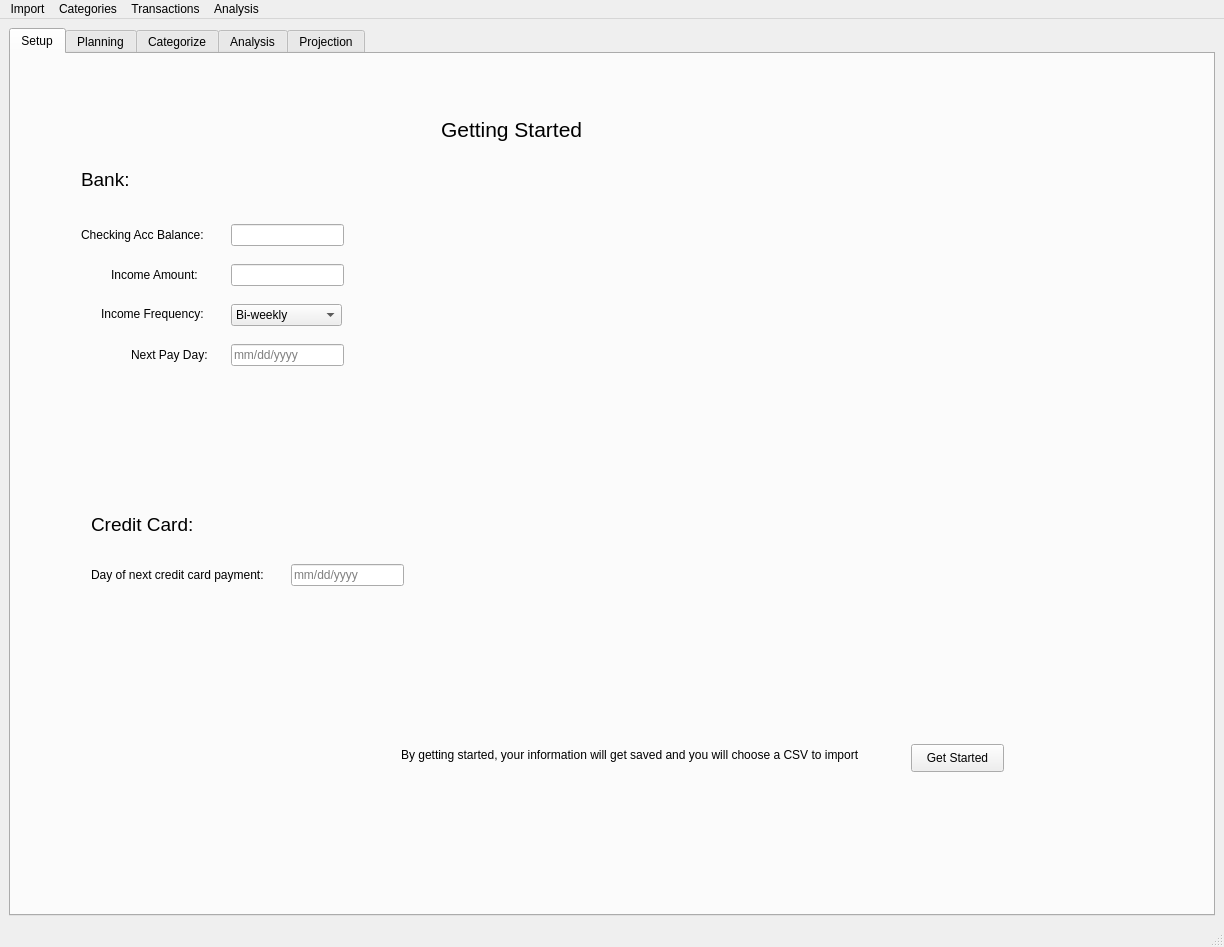
<?xml version="1.0" encoding="UTF-8"?>
<ui version="4.0">
 <class>MainWindow</class>
 <widget class="QMainWindow" name="MainWindow">
  <property name="geometry">
   <rect>
    <x>0</x>
    <y>0</y>
    <width>1224</width>
    <height>947</height>
   </rect>
  </property>
  <property name="windowTitle">
   <string>MainWindow</string>
  </property>
  <widget class="QWidget" name="centralwidget">
   <layout class="QGridLayout" name="gridLayout">
    <item row="0" column="0">
     <widget class="QTabWidget" name="TabWidget">
      <property name="acceptDrops">
       <bool>true</bool>
      </property>
      <property name="accessibleName">
       <string/>
      </property>
      <property name="currentIndex">
       <number>0</number>
      </property>
      <widget class="QWidget" name="Setup">
       <attribute name="title">
        <string>Setup</string>
       </attribute>
       <widget class="QPushButton" name="importCSVBtn">
        <property name="geometry">
         <rect>
          <x>900</x>
          <y>690</y>
          <width>93</width>
          <height>28</height>
         </rect>
        </property>
        <property name="text">
         <string>Get Started</string>
        </property>
       </widget>
       <widget class="QLabel" name="label_9">
        <property name="geometry">
         <rect>
          <x>430</x>
          <y>50</y>
          <width>201</width>
          <height>51</height>
         </rect>
        </property>
        <property name="font">
         <font>
          <pointsize>16</pointsize>
         </font>
        </property>
        <property name="text">
         <string>Getting Started</string>
        </property>
       </widget>
       <widget class="QLabel" name="label_12">
        <property name="geometry">
         <rect>
          <x>70</x>
          <y>110</y>
          <width>171</width>
          <height>31</height>
         </rect>
        </property>
        <property name="font">
         <font>
          <pointsize>14</pointsize>
         </font>
        </property>
        <property name="text">
         <string>Bank:</string>
        </property>
       </widget>
       <widget class="QLabel" name="label_13">
        <property name="geometry">
         <rect>
          <x>100</x>
          <y>210</y>
          <width>111</width>
          <height>21</height>
         </rect>
        </property>
        <property name="text">
         <string>Income Amount:</string>
        </property>
       </widget>
       <widget class="QLineEdit" name="incomeAmount">
        <property name="geometry">
         <rect>
          <x>220</x>
          <y>210</y>
          <width>113</width>
          <height>22</height>
         </rect>
        </property>
       </widget>
       <widget class="QLabel" name="label_14">
        <property name="geometry">
         <rect>
          <x>90</x>
          <y>250</y>
          <width>121</width>
          <height>20</height>
         </rect>
        </property>
        <property name="text">
         <string>Income Frequency:</string>
        </property>
       </widget>
       <widget class="QComboBox" name="freqPayDay">
        <property name="geometry">
         <rect>
          <x>220</x>
          <y>250</y>
          <width>111</width>
          <height>22</height>
         </rect>
        </property>
        <item>
         <property name="text">
          <string>Bi-weekly</string>
         </property>
        </item>
        <item>
         <property name="text">
          <string>Weekly</string>
         </property>
        </item>
        <item>
         <property name="text">
          <string>Monthly</string>
         </property>
        </item>
       </widget>
       <widget class="QLabel" name="label_15">
        <property name="geometry">
         <rect>
          <x>120</x>
          <y>290</y>
          <width>81</width>
          <height>21</height>
         </rect>
        </property>
        <property name="text">
         <string>Next Pay Day:</string>
        </property>
       </widget>
       <widget class="QLabel" name="label_16">
        <property name="geometry">
         <rect>
          <x>80</x>
          <y>500</y>
          <width>201</width>
          <height>41</height>
         </rect>
        </property>
        <property name="text">
         <string>Day of next credit card payment:</string>
        </property>
       </widget>
       <widget class="QLabel" name="label_17">
        <property name="geometry">
         <rect>
          <x>390</x>
          <y>690</y>
          <width>511</width>
          <height>21</height>
         </rect>
        </property>
        <property name="text">
         <string>By getting started, your information will get saved and you will choose a CSV to import</string>
        </property>
       </widget>
       <widget class="QLineEdit" name="nextPayDay">
        <property name="geometry">
         <rect>
          <x>220</x>
          <y>290</y>
          <width>113</width>
          <height>22</height>
         </rect>
        </property>
        <property name="placeholderText">
         <string>mm/dd/yyyy</string>
        </property>
       </widget>
       <widget class="QLineEdit" name="nextCCPayment">
        <property name="geometry">
         <rect>
          <x>280</x>
          <y>510</y>
          <width>113</width>
          <height>22</height>
         </rect>
        </property>
        <property name="placeholderText">
         <string>mm/dd/yyyy</string>
        </property>
       </widget>
       <widget class="QLabel" name="label_18">
        <property name="geometry">
         <rect>
          <x>80</x>
          <y>450</y>
          <width>231</width>
          <height>41</height>
         </rect>
        </property>
        <property name="font">
         <font>
          <pointsize>14</pointsize>
         </font>
        </property>
        <property name="text">
         <string>Credit Card:</string>
        </property>
       </widget>
       <widget class="QLabel" name="label_19">
        <property name="geometry">
         <rect>
          <x>70</x>
          <y>170</y>
          <width>131</width>
          <height>21</height>
         </rect>
        </property>
        <property name="text">
         <string>Checking Acc Balance:</string>
        </property>
       </widget>
       <widget class="QLineEdit" name="checkingAccBal">
        <property name="geometry">
         <rect>
          <x>220</x>
          <y>170</y>
          <width>113</width>
          <height>22</height>
         </rect>
        </property>
       </widget>
      </widget>
      <widget class="QWidget" name="Planning">
       <attribute name="title">
        <string>Planning</string>
       </attribute>
       <widget class="QTabWidget" name="tabWidget">
        <property name="geometry">
         <rect>
          <x>460</x>
          <y>320</y>
          <width>411</width>
          <height>261</height>
         </rect>
        </property>
        <property name="currentIndex">
         <number>0</number>
        </property>
        <widget class="QWidget" name="tabWidgetPage1">
         <attribute name="title">
          <string/>
         </attribute>
        </widget>
        <widget class="QWidget" name="tabWidgetPage2">
         <attribute name="title">
          <string/>
         </attribute>
        </widget>
       </widget>
       <widget class="QLineEdit" name="namePlannedT">
        <property name="geometry">
         <rect>
          <x>130</x>
          <y>90</y>
          <width>141</width>
          <height>21</height>
         </rect>
        </property>
        <property name="placeholderText">
         <string>Name</string>
        </property>
       </widget>
       <widget class="QLineEdit" name="amountPlannedT">
        <property name="geometry">
         <rect>
          <x>130</x>
          <y>170</y>
          <width>141</width>
          <height>21</height>
         </rect>
        </property>
        <property name="placeholderText">
         <string>Amount</string>
        </property>
       </widget>
       <widget class="QLabel" name="frequencyLabel">
        <property name="geometry">
         <rect>
          <x>130</x>
          <y>205</y>
          <width>261</width>
          <height>21</height>
         </rect>
        </property>
        <property name="font">
         <font>
          <pointsize>10</pointsize>
         </font>
        </property>
        <property name="text">
         <string>Recurring or singular expenditure:</string>
        </property>
       </widget>
       <widget class="QLabel" name="label_2">
        <property name="geometry">
         <rect>
          <x>520</x>
          <y>280</y>
          <width>291</width>
          <height>20</height>
         </rect>
        </property>
        <property name="font">
         <font>
          <pointsize>10</pointsize>
         </font>
        </property>
        <property name="text">
         <string>Categories with planned expenditures</string>
        </property>
       </widget>
       <widget class="QPushButton" name="savePlannedT">
        <property name="geometry">
         <rect>
          <x>130</x>
          <y>520</y>
          <width>113</width>
          <height>32</height>
         </rect>
        </property>
        <property name="text">
         <string>Save</string>
        </property>
       </widget>
       <widget class="QLabel" name="label_3">
        <property name="geometry">
         <rect>
          <x>130</x>
          <y>50</y>
          <width>141</width>
          <height>31</height>
         </rect>
        </property>
        <property name="font">
         <font>
          <pointsize>10</pointsize>
         </font>
        </property>
        <property name="text">
         <string>Enter expenditure:</string>
        </property>
       </widget>
       <widget class="QComboBox" name="recurrenceComboBox">
        <property name="geometry">
         <rect>
          <x>240</x>
          <y>250</y>
          <width>104</width>
          <height>26</height>
         </rect>
        </property>
        <item>
         <property name="text">
          <string>daily</string>
         </property>
        </item>
        <item>
         <property name="text">
          <string>weekly</string>
         </property>
        </item>
        <item>
         <property name="text">
          <string>bi-Weekly</string>
         </property>
        </item>
        <item>
         <property name="text">
          <string>monthly</string>
         </property>
        </item>
        <item>
         <property name="text">
          <string>quarterly</string>
         </property>
        </item>
        <item>
         <property name="text">
          <string>bi-annually</string>
         </property>
        </item>
        <item>
         <property name="text">
          <string>annually</string>
         </property>
        </item>
       </widget>
       <widget class="QComboBox" name="categoryComboBox">
        <property name="geometry">
         <rect>
          <x>130</x>
          <y>130</y>
          <width>141</width>
          <height>22</height>
         </rect>
        </property>
       </widget>
       <widget class="QPushButton" name="removeBtn">
        <property name="geometry">
         <rect>
          <x>270</x>
          <y>520</y>
          <width>111</width>
          <height>31</height>
         </rect>
        </property>
        <property name="text">
         <string>Remove</string>
        </property>
       </widget>
       <widget class="QLabel" name="label_10">
        <property name="geometry">
         <rect>
          <x>130</x>
          <y>350</y>
          <width>151</width>
          <height>16</height>
         </rect>
        </property>
        <property name="font">
         <font>
          <pointsize>10</pointsize>
         </font>
        </property>
        <property name="text">
         <string>Method of Payment:</string>
        </property>
       </widget>
       <widget class="QWidget" name="verticalLayoutWidget">
        <property name="geometry">
         <rect>
          <x>130</x>
          <y>390</y>
          <width>160</width>
          <height>80</height>
         </rect>
        </property>
        <layout class="QVBoxLayout" name="paymentGroup">
         <item>
          <widget class="QRadioButton" name="creditRadioBtn">
           <property name="text">
            <string>Credit Card</string>
           </property>
          </widget>
         </item>
         <item>
          <widget class="QRadioButton" name="checkingRadioBtn">
           <property name="text">
            <string>Checking Account</string>
           </property>
          </widget>
         </item>
        </layout>
       </widget>
       <widget class="QWidget" name="verticalLayoutWidget_2">
        <property name="geometry">
         <rect>
          <x>130</x>
          <y>240</y>
          <width>91</width>
          <height>80</height>
         </rect>
        </property>
        <layout class="QVBoxLayout" name="frequencyLayout">
         <item>
          <widget class="QRadioButton" name="recurringBtn">
           <property name="text">
            <string>Recurring</string>
           </property>
          </widget>
         </item>
         <item>
          <widget class="QRadioButton" name="singularBtn">
           <property name="text">
            <string>Singular</string>
           </property>
          </widget>
         </item>
        </layout>
       </widget>
       <widget class="QCalendarWidget" name="calendarWidget">
        <property name="geometry">
         <rect>
          <x>460</x>
          <y>40</y>
          <width>391</width>
          <height>211</height>
         </rect>
        </property>
       </widget>
      </widget>
      <widget class="QWidget" name="Categorize">
       <attribute name="title">
        <string>Categorize</string>
       </attribute>
       <widget class="QLabel" name="instructionsLabel">
        <property name="geometry">
         <rect>
          <x>230</x>
          <y>20</y>
          <width>471</width>
          <height>21</height>
         </rect>
        </property>
        <property name="font">
         <font>
          <pointsize>12</pointsize>
          <weight>75</weight>
          <bold>true</bold>
         </font>
        </property>
        <property name="text">
         <string>Create New Categories and Sort Transactions</string>
        </property>
        <property name="alignment">
         <set>Qt::AlignCenter</set>
        </property>
       </widget>
       <widget class="QLabel" name="listLabel">
        <property name="geometry">
         <rect>
          <x>670</x>
          <y>60</y>
          <width>91</width>
          <height>41</height>
         </rect>
        </property>
        <property name="font">
         <font>
          <pointsize>10</pointsize>
          <weight>75</weight>
          <bold>true</bold>
         </font>
        </property>
        <property name="text">
         <string>Categories</string>
        </property>
       </widget>
       <widget class="QLabel" name="label">
        <property name="geometry">
         <rect>
          <x>120</x>
          <y>70</y>
          <width>211</width>
          <height>16</height>
         </rect>
        </property>
        <property name="font">
         <font>
          <pointsize>10</pointsize>
          <weight>75</weight>
          <bold>true</bold>
         </font>
        </property>
        <property name="text">
         <string>Unhandled Transactions</string>
        </property>
       </widget>
       <widget class="QTabWidget" name="categoryWidget">
        <property name="geometry">
         <rect>
          <x>500</x>
          <y>100</y>
          <width>421</width>
          <height>361</height>
         </rect>
        </property>
        <property name="acceptDrops">
         <bool>true</bool>
        </property>
        <property name="currentIndex">
         <number>0</number>
        </property>
        <widget class="QWidget" name="tab1">
         <attribute name="title">
          <string>Category</string>
         </attribute>
        </widget>
        <widget class="QWidget" name="tab2">
         <attribute name="title">
          <string>Category</string>
         </attribute>
        </widget>
       </widget>
       <widget class="QTableWidget" name="tableWidget">
        <property name="geometry">
         <rect>
          <x>30</x>
          <y>100</y>
          <width>441</width>
          <height>421</height>
         </rect>
        </property>
        <property name="dragEnabled">
         <bool>true</bool>
        </property>
        <column>
         <property name="text">
          <string>ID</string>
         </property>
        </column>
        <column>
         <property name="text">
          <string>Date</string>
         </property>
        </column>
        <column>
         <property name="text">
          <string>Location</string>
         </property>
        </column>
        <column>
         <property name="text">
          <string>Amount</string>
         </property>
        </column>
       </widget>
       <widget class="QWidget" name="gridLayoutWidget">
        <property name="geometry">
         <rect>
          <x>510</x>
          <y>470</y>
          <width>409</width>
          <height>71</height>
         </rect>
        </property>
        <layout class="QGridLayout" name="gridLayout_3">
         <item row="0" column="1">
          <widget class="QLabel" name="categoryAllotted">
           <property name="font">
            <font>
             <pointsize>12</pointsize>
            </font>
           </property>
           <property name="text">
            <string/>
           </property>
          </widget>
         </item>
         <item row="0" column="0">
          <widget class="QLabel" name="label_4">
           <property name="font">
            <font>
             <pointsize>10</pointsize>
            </font>
           </property>
           <property name="text">
            <string>$ Allotted:</string>
           </property>
          </widget>
         </item>
         <item row="1" column="2">
          <widget class="QPushButton" name="undoBtn">
           <property name="text">
            <string>Undo</string>
           </property>
          </widget>
         </item>
         <item row="1" column="3">
          <widget class="QPushButton" name="deleteCategory">
           <property name="text">
            <string>Delete</string>
           </property>
          </widget>
         </item>
         <item row="1" column="1">
          <widget class="QPushButton" name="editCategory">
           <property name="text">
            <string>Edit</string>
           </property>
          </widget>
         </item>
         <item row="1" column="0">
          <widget class="QPushButton" name="openCatPopUp">
           <property name="text">
            <string>New Category</string>
           </property>
          </widget>
         </item>
         <item row="0" column="2">
          <widget class="QLabel" name="label_8">
           <property name="font">
            <font>
             <pointsize>10</pointsize>
            </font>
           </property>
           <property name="text">
            <string>$ Spent:</string>
           </property>
          </widget>
         </item>
         <item row="0" column="3">
          <widget class="QLabel" name="categorySpent">
           <property name="font">
            <font>
             <pointsize>12</pointsize>
            </font>
           </property>
           <property name="text">
            <string/>
           </property>
          </widget>
         </item>
        </layout>
       </widget>
      </widget>
      <widget class="QWidget" name="Analysis">
       <attribute name="title">
        <string>Analysis</string>
       </attribute>
       <widget class="QTableWidget" name="categoryAnalysisTable">
        <property name="geometry">
         <rect>
          <x>80</x>
          <y>90</y>
          <width>801</width>
          <height>341</height>
         </rect>
        </property>
        <property name="autoFillBackground">
         <bool>false</bool>
        </property>
        <property name="editTriggers">
         <set>QAbstractItemView::NoEditTriggers</set>
        </property>
        <property name="textElideMode">
         <enum>Qt::ElideRight</enum>
        </property>
        <column>
         <property name="text">
          <string>Category</string>
         </property>
        </column>
        <column>
         <property name="text">
          <string>$ Allotted</string>
         </property>
        </column>
        <column>
         <property name="text">
          <string>$ Spent</string>
         </property>
        </column>
        <column>
         <property name="text">
          <string>$ Planned</string>
         </property>
        </column>
        <column>
         <property name="text">
          <string>Balance</string>
         </property>
        </column>
       </widget>
       <widget class="QLabel" name="spendingLabel">
        <property name="geometry">
         <rect>
          <x>340</x>
          <y>20</y>
          <width>281</width>
          <height>51</height>
         </rect>
        </property>
        <property name="font">
         <font>
          <pointsize>20</pointsize>
         </font>
        </property>
        <property name="text">
         <string>Spending Analysis</string>
        </property>
        <property name="alignment">
         <set>Qt::AlignCenter</set>
        </property>
       </widget>
       <widget class="QLabel" name="label_5">
        <property name="geometry">
         <rect>
          <x>80</x>
          <y>480</y>
          <width>171</width>
          <height>51</height>
         </rect>
        </property>
        <property name="font">
         <font>
          <pointsize>10</pointsize>
         </font>
        </property>
        <property name="text">
         <string>Total Amount Spent:</string>
        </property>
       </widget>
       <widget class="QLabel" name="amountSpentLabel">
        <property name="geometry">
         <rect>
          <x>250</x>
          <y>480</y>
          <width>101</width>
          <height>51</height>
         </rect>
        </property>
        <property name="font">
         <font>
          <pointsize>12</pointsize>
         </font>
        </property>
        <property name="text">
         <string>TextLabel</string>
        </property>
       </widget>
       <widget class="QLabel" name="label_6">
        <property name="geometry">
         <rect>
          <x>370</x>
          <y>490</y>
          <width>241</width>
          <height>31</height>
         </rect>
        </property>
        <property name="font">
         <font>
          <pointsize>10</pointsize>
         </font>
        </property>
        <property name="text">
         <string>Percentage of Monthly Budget:</string>
        </property>
       </widget>
       <widget class="QLabel" name="percentageSpentLabel">
        <property name="geometry">
         <rect>
          <x>610</x>
          <y>480</y>
          <width>91</width>
          <height>51</height>
         </rect>
        </property>
        <property name="font">
         <font>
          <pointsize>12</pointsize>
         </font>
        </property>
        <property name="text">
         <string>TextLabel</string>
        </property>
       </widget>
       <widget class="QPushButton" name="plotWindow">
        <property name="geometry">
         <rect>
          <x>730</x>
          <y>470</y>
          <width>151</width>
          <height>51</height>
         </rect>
        </property>
        <property name="text">
         <string>Open Visuals Menu</string>
        </property>
       </widget>
      </widget>
      <widget class="QWidget" name="Projection">
       <attribute name="title">
        <string>Projection</string>
       </attribute>
       <widget class="QWidget" name="predictionWidget" native="true">
        <property name="geometry">
         <rect>
          <x>50</x>
          <y>260</y>
          <width>871</width>
          <height>321</height>
         </rect>
        </property>
       </widget>
       <widget class="QLabel" name="label_11">
        <property name="geometry">
         <rect>
          <x>390</x>
          <y>210</y>
          <width>191</width>
          <height>31</height>
         </rect>
        </property>
        <property name="font">
         <font>
          <pointsize>14</pointsize>
         </font>
        </property>
        <property name="text">
         <string>Predictive Analysis</string>
        </property>
       </widget>
       <widget class="QLabel" name="label_7">
        <property name="geometry">
         <rect>
          <x>40</x>
          <y>50</y>
          <width>158</width>
          <height>16</height>
         </rect>
        </property>
        <property name="text">
         <string>Checking Account Balance</string>
        </property>
       </widget>
      </widget>
     </widget>
    </item>
   </layout>
  </widget>
  <widget class="QMenuBar" name="menubar">
   <property name="geometry">
    <rect>
     <x>0</x>
     <y>0</y>
     <width>1224</width>
     <height>26</height>
    </rect>
   </property>
   <widget class="QMenu" name="menuImport">
    <property name="title">
     <string>Import</string>
    </property>
   </widget>
   <widget class="QMenu" name="menuCategories">
    <property name="title">
     <string>Categories</string>
    </property>
   </widget>
   <widget class="QMenu" name="menuTransactions">
    <property name="title">
     <string>Transactions</string>
    </property>
   </widget>
   <widget class="QMenu" name="menuAnalysis">
    <property name="title">
     <string>Analysis</string>
    </property>
   </widget>
   <addaction name="menuImport"/>
   <addaction name="menuCategories"/>
   <addaction name="menuTransactions"/>
   <addaction name="menuAnalysis"/>
  </widget>
  <widget class="QStatusBar" name="statusbar"/>
  <action name="actionImport_CSV">
   <property name="text">
    <string>Import CSV</string>
   </property>
  </action>
 </widget>
 <resources/>
 <connections/>
</ui>
